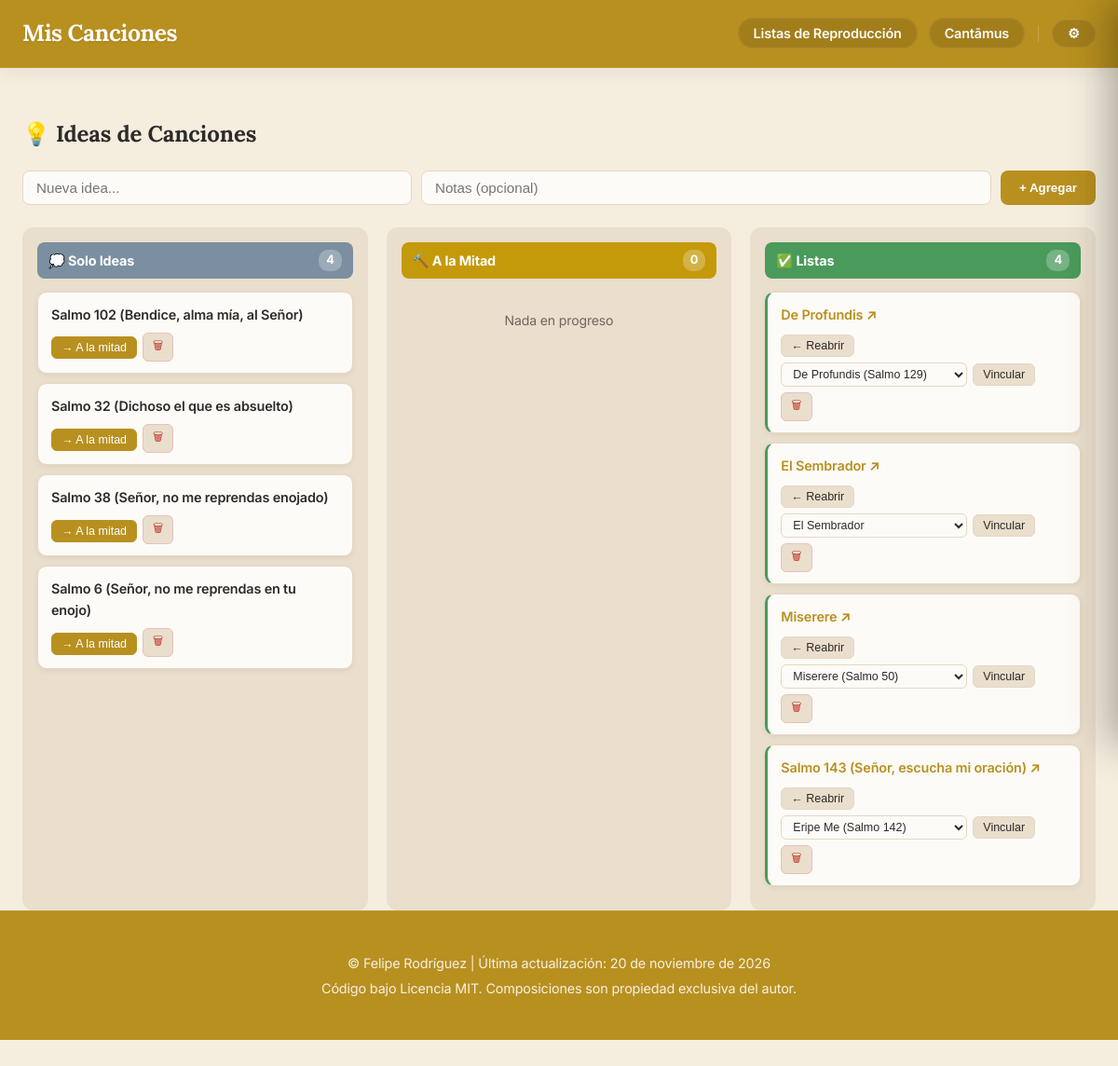
The app's page /admin/ideas (signed in) with its own data.
### models.py (models this page shows, shortened)
class IdeaCancion(db.Model):
    __tablename__ = 'idea_cancion'
    id = db.Column(db.Integer, primary_key=True)
    titulo = db.Column(db.String(150), nullable=False)
    notas = db.Column(db.Text, nullable=True)
    estado = db.Column(db.String(20), nullable=False, default='idea')  # 'idea', 'mitad', 'lista'
    cancion_id = db.Column(db.Integer, db.ForeignKey('cancion.id'), nullable=True)
    cancion = db.relationship('Cancion', backref='idea', foreign_keys=[cancion_id])

class Cancion(db.Model):
    __tablename__ = 'cancion'
    id = db.Column(db.Integer, primary_key=True)
    titulo = db.Column(db.String(150), nullable=False)
    musica = db.Column(db.String(100))
    letra = db.Column(db.String(100))
    adaptacion = db.Column(db.String(100))
    arreglo = db.Column(db.String(100), nullable=True)
    idioma = db.Column(db.String(50))
    dia = db.Column(db.Integer, nullable=True)
    mes = db.Column(db.Integer, nullable=True)
    anio = db.Column(db.Integer)
    descripcion = db.Column(db.Text)
    audio = db.Column(db.String(150))
    letras_acordes = db.Column(db.String(150))
    partitura = db.Column(db.String(150))
    midi = db.Column(db.String(150))
    tags_json = db.Column(db.String(500))
    tipo = db.Column(db.String(50), nullable=False, default='local')
    categorias_json = db.Column(db.String(200))
    youtube_video_embed = db.Column(db.Text)
    youtube_audio_embed = db.Column(db.Text)
    interprete = db.Column(db.String(200), nullable=True)
    ensambles_json = db.Column(db.Text, nullable=True)
    descargas_json = db.Column(db.Text, nullable=True)
    audios_json = db.Column(db.Text, nullable=True)
    tipo_pdf = db.Column(db.String(50), nullable=True)  # 'partitura' o 'letras_acordes'
    letras_json = db.Column(db.Text, nullable=True)  # {"sincronizada": bool, "lineas": [{"t": seg|null, "text": str}]}

### app.py (the view)
@app.route('/admin/ideas')
@login_required
def admin_ideas():
    if not FEATURES['ideas_admin']:
        abort(404)
    ideas = {
        'idea':  IdeaCancion.query.filter_by(estado='idea').order_by(IdeaCancion.titulo).all(),
        'mitad': IdeaCancion.query.filter_by(estado='mitad').order_by(IdeaCancion.titulo).all(),
        'lista': IdeaCancion.query.filter_by(estado='lista').order_by(IdeaCancion.titulo).all(),
    }
    canciones = Cancion.query.order_by(Cancion.titulo).all()
    return render_template('admin/ideas.html', ideas=ideas, canciones=canciones)

### app.py (called while the page is built)
@app.context_processor
def inject_globals():
    try:
        with open('build_date.txt', 'r', encoding='utf-8') as f:
            date_str = f.read().strip()
    except Exception:
        date_str = "Desconocida"
    return dict(last_update=date_str, FEATURES=FEATURES)

def login_required(f):
    @wraps(f)
    def decorated_function(*args, **kwargs):
        if 'logged_in' not in session:
            return redirect(url_for('login', next=request.url))
        return f(*args, **kwargs)
    return decorated_function

@app.before_request
def check_formacion_feature():
    if request.path.startswith('/formacion') and not FEATURES.get('formacion_liturgica', False):
        abort(404)

### templates/admin/ideas.html (shortened to what this page needs)
{% extends "base.html" %}
{% block content %}
<div class="ideas-board">
    <div class="ideas-header">
        <h2>💡 Ideas de Canciones</h2>
        <form action="{{ url_for('admin_ideas_add') }}" method="post" class="ideas-add-form">
            <input type="text" name="titulo" placeholder="Nueva idea..." required class="ideas-input">
            <input type="text" name="notas" placeholder="Notas (opcional)" class="ideas-input ideas-input-notes">
            <button type="submit" class="ideas-add-btn">+ Agregar</button>
        </form>
    </div>
    <div class="kanban-board">
        <div class="kanban-col">
            <div class="kanban-col-header kanban-idea">💭 Solo Ideas <span class="kanban-count">{{ ideas.idea | length }}</span></div>
            {% for idea in ideas.idea %}
            <div class="kanban-card">
                <div class="kanban-card-title">{{ idea.titulo }}</div>
                <div class="kanban-card-actions">
                    <form action="{{ url_for('admin_ideas_update', idea_id=idea.id) }}" method="post" style="display:inline">
                        <button type="submit" class="kanban-btn kanban-btn-up" title="Mover a En progreso">→ A la mitad</button>
                    </form>
                    <form action="{{ url_for('admin_ideas_delete', idea_id=idea.id) }}" method="post" style="display:inline" onsubmit="return confirm('¿Eliminar esta idea?')">
                        <button type="submit" class="kanban-btn kanban-btn-del" title="Eliminar">🗑</button>
                    </form>
                </div>
            </div>
            {% else %}
            <p class="kanban-empty">Sin ideas todavía</p>
            {% endfor %}
        </div>
        <div class="kanban-col">
            <div class="kanban-col-header kanban-mitad">🔨 A la Mitad <span class="kanban-count">{{ ideas.mitad | length }}</span></div>
            {% for idea in ideas.mitad %}
            <div class="kanban-card">
                <div class="kanban-card-title">{{ idea.titulo }}</div>
                {% if idea.notas %}<div class="kanban-card-notes">{{ idea.notas }}</div>{% endif %}
                <div class="kanban-card-actions">
                    <form action="{{ url_for('admin_ideas_update', idea_id=idea.id) }}" method="post" style="display:inline">
                        <input type="hidden" name="estado" value="idea">
                        <button type="submit" class="kanban-btn" title="Volver a Ideas">← Volver</button>
                    </form>
                    <form action="{{ url_for('admin_ideas_update', idea_id=idea.id) }}" method="post" class="kanban-promote-form">
                        <input type="hidden" name="estado" value="lista">
                        <select name="cancion_id" class="kanban-select">
                            <option value="">— Vincular con canción (opcional) —</option>
                            {% for cancion in canciones %}
                            <option value="{{ cancion.id }}" {% if idea.cancion_id == cancion.id %}selected{% endif %}>{{ cancion.titulo }}</option>
                            {% endfor %}
                        </select>
                        <button type="submit" class="kanban-btn kanban-btn-up">→ Lista ✓</button>
                    </form>
                    <form action="{{ url_for('admin_ideas_delete', idea_id=idea.id) }}" method="post" style="display:inline" onsubmit="return confirm('¿Eliminar esta idea?')">
                        <button type="submit" class="kanban-btn kanban-btn-del">🗑</button>
                    </form>
                </div>
            </div>
            {% else %}
            <p class="kanban-empty">Nada en progreso</p>
            {% endfor %}
        </div>
        <div class="kanban-col">
            <div class="kanban-col-header kanban-lista">✅ Listas <span class="kanban-count">{{ ideas.lista | length }}</span></div>
            {% for idea in ideas.lista %}
            <div class="kanban-card kanban-card-done">
                <div class="kanban-card-title">
                    {% if idea.cancion %}
                        <a href="{{ url_for('ver_composicion', comp_id=idea.cancion.id) }}" target="_blank">{{ idea.titulo }} ↗</a>
                    {% else %}
                        {{ idea.titulo }}
                    {% endif %}
                </div>
                <div class="kanban-card-actions">
                    <form action="{{ url_for('admin_ideas_update', idea_id=idea.id) }}" method="post" style="display:inline">
                        <button type="submit" class="kanban-btn" title="Volver a En progreso">← Reabrir</button>
                    </form>
                    <form action="{{ url_for('admin_ideas_update', idea_id=idea.id) }}" method="post" class="kanban-promote-form">
                        <select name="cancion_id" class="kanban-select">
                            {% for cancion in canciones %}
                            <option value="{{ cancion.id }}" {% if idea.cancion_id == cancion.id %}selected{% endif %}>{{ cancion.titulo }}</option>
                            {% endfor %}
                        </select>
                        <button type="submit" class="kanban-btn">Vincular</button>
                    </form>
                    <form action="{{ url_for('admin_ideas_delete', idea_id=idea.id) }}" method="post" style="display:inline" onsubmit="return confirm('¿Eliminar?')">
                        <button type="submit" class="kanban-btn kanban-btn-del">🗑</button>
                    </form>
                </div>
            </div>
            {% else %}
            <p class="kanban-empty">Ninguna completada aún</p>
            {% endfor %}
        </div>
    </div>
</div>
{% endblock %}

### templates/base.html (shortened to what this page needs)
<!DOCTYPE html>
<html lang="es">
<head>
    <link rel="stylesheet" href="{{ url_for('static', filename='style.css') }}">
</head>
<body>
    <header>
        <nav class="container">
            <a href="{{ url_for('index') }}" class="brand-logo">Mis Canciones</a>
            <ul>
                <li><a href="{{ url_for('ver_listas') }}">Listas de Reproducción</a></li>
                {% if session.logged_in and FEATURES['cantamus'] %}
                <li><a href="{{ url_for('cantamus_view') }}">Cantāmus</a></li>
                {% endif %}
                <li class="profile-menu-container">
                    <button id="profile-btn" class="profile-btn" title="Menú">⚙</button>
                </li>
            </ul>
        </nav>
    </header>
    <main class="container" id="pjax-container">
        {% block content %}{% endblock %}
    </main>
    <footer>
        <p>&copy; Felipe Rodríguez | Última actualización: {{ last_update }}</p>
        <p>Código bajo Licencia MIT. Composiciones son propiedad exclusiva del autor.</p>
    </footer>
</body>
</html>

### records on screen
IdeaCancion: titulo "Salmo 102 (Bendice, alma mía, al Señor)"
IdeaCancion: titulo "Salmo 32 (Dichoso el que es absuelto)"
IdeaCancion: titulo "Salmo 38 (Señor, no me reprendas enojado)"
IdeaCancion: titulo "Salmo 6 (Señor, no me reprendas en tu enojo)"
IdeaCancion: titulo "De Profundis", cancion_id "De Profundis (Salmo 129)"
IdeaCancion: titulo "El Sembrador", cancion_id "El Sembrador"
IdeaCancion: titulo "Miserere", cancion_id "Miserere (Salmo 50)"
IdeaCancion: titulo "Salmo 143 (Señor, escucha mi oración)", cancion_id "Eripe Me (Salmo 142)"

### other values on screen
{{ ideas.idea | length }} "4"
{{ ideas.mitad | length }} "0"
{{ ideas.lista | length }} "4"
{{ last_update }} "20 de noviembre de 2026"
